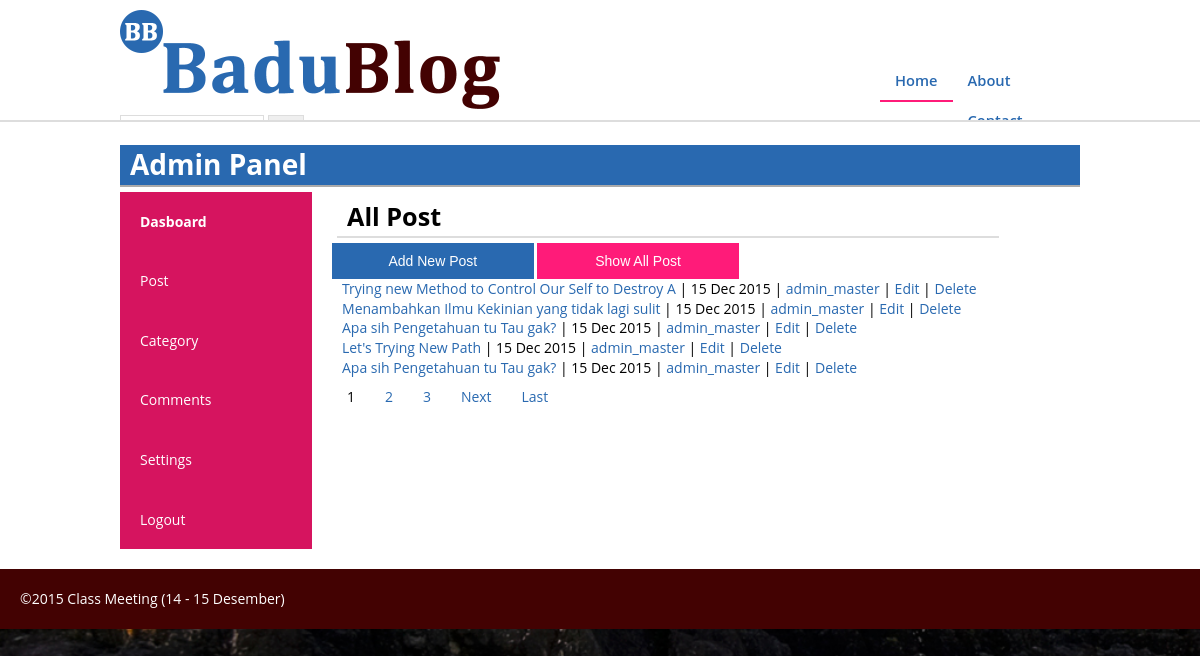
Screenshot of /admin.php?page=post with the database file from the repository.
### tables this page shows
CREATE TABLE IF NOT EXISTS `blog_artikel` (
  `artikel_id` int(11) NOT NULL AUTO_INCREMENT,
  `user_id` int(11) NOT NULL,
  `kategori_id` int(11) NOT NULL,
  `judul_artikel` varchar(50) NOT NULL,
  `tanggal_artikel` date NOT NULL,
  `img_artikel` text NOT NULL,
  `isi` text NOT NULL,
  PRIMARY KEY (`artikel_id`)
);

CREATE TABLE IF NOT EXISTS `blog_user` (
  `user_id` int(11) NOT NULL AUTO_INCREMENT,
  `username` varchar(32) NOT NULL,
  `password` varchar(32) NOT NULL,
  `email` text NOT NULL,
  PRIMARY KEY (`user_id`)
);

### inc/class.php (called while the page is built, shortened)
<?php
	class Blog{
		public function koneksi(){
			$koneksi = mysqli_connect("localhost","root","","lks_sekolah_2015");
			if($koneksi)
				return $koneksi;
		}
	}
?>

### admin.php (the view, shortened to what this page needs)
<?php
 require_once "inc/class.php";
 $blog->loginCek($_SESSION['admin']);
?>
<!DOCTYPE html>
<html>
<head>
<?php
 require_once "meta.php";
?>
</head>
<body>
<header>
<?php
 require_once "header.php";
?>
</header>
<section>
	<article class='post-view'>
			<h1>Admin Panel</h1>
				<nav class='panel'>
					<ul>
						<li class='selected'><a href='admin.php?page=dashboard'>Dasboard</a></li>
						<li><a href='admin.php?page=post'>Post</a></li>
						<li><a href='admin.php?page=category'>Category</a></li>
						<li><a href='admin.php?page=comments'>Comments</a></li>
						<li><a href='admin.php?page=set'>Settings</a></li>
						<li><a href='admin.php?page=logout'>Logout</a></li>
					</ul>
				</nav>
				<div class='panel-d'>
		<?php
			$pages = isset($_GET['page']) ? $_GET['page'] : "";
			switch($pages){
			?>
			<?php
				case "post":
				$opsi = isset($_GET['opsi']) ? $_GET['opsi'] : "";
				if($opsi == ""){
					$opsi = "view";
				}
				switch($opsi){
					case "view":
			?>
				<h2>All Post</h2>
				<div class='post-panel'>
				<button class='register'><a href='admin.php?page=post&opsi=add'>Add New Post</button>
				<button class='login'><a href='#'>Show All Post</a></button>
				<?php
					$sql = mysqli_query($blog->koneksi(), "SELECT a.artikel_id, a.judul_artikel, a.user_id, a.tanggal_artikel, b.username FROM blog_artikel AS a INNER JOIN blog_user AS b ON a.user_id=b.user_id ORDER BY tanggal_artikel DESC");
					if($sql){
						while($q = mysqli_fetch_array($sql)){
				?>
					<div class='post-list'>
						<a class='title' href='article.php?id=<?php echo $q['artikel_id'];?>' target="_blank"><?php echo $q['judul_artikel'];?></a>
						<span class='left'> | <?php echo date('d M Y', strtotime($q['tanggal_artikel']));?> | <a href='#'><?php echo $q['username'];?></a> | </span>
						<span class='right'>
							<a href='admin.php?page=post&opsi=edit&id=<?php echo $q['artikel_id'];?>'>Edit</a> |
							<a href='admin.php?page=post&opsi=del&id=<?php echo $q['artikel_id'];?>' onClick='return confirm("Apakah Kamu yakin ingin menghapus kategori '"<?php echo $q['judul_artikel'];?>"'")'>Delete</a>
						</span>
					</div>
				<?php
						}
					}
				?>
				<div class='paging'>
					<ul>
						<li class='selected'>1</li>
						<li><a href='admin.php?page=post&hal=2'>2</a></li>
						<li><a href='admin.php?page=post&hal=3'>3</a></li>
						<li><a href='admin.php?page=post&hal=2'>Next</a></li>
						<li><a href='admin.php?page=post&hal=99'>Last</a></li>
					</ul>
				</div>
			<?php
					break;
			?>
				<?php
				}
				break;
					?>
			<?php
			}
		?>
		</div>
	</article>
</section>
<footer>
<?php
 require_once "footer.php";
?>
</footer>
</body>
</html>

### inc/style.css (style rules this page uses)
* { margin: 0; padding: 0; border: none; vertical-align: baseline; max-width: 100% !important; font-size: 100%; }
*:after, *:before { box-sizing: border-box; -webkit-box-sizing: border-box; -moz-box-sizing: border-box; }
section, main, aside, footer, article, figure { display: block; }
h1 { font-size: 200%; }
h2 { font-size: 180%; }
h1, h2, h3, h4, h5, h6 { margin: 1.5em 0; font-weight: bold; }
.left { text-align: left; }
.right { text-align: right; }
body { font-size: 14px; line-height: 1.4em; font-weight: normal; font-family: 'Open Sans','Helvetica Neue', Helvetica, Arial, sans-serif; background-image: url('../assets/image/Lighthouse.jpg'); background-size: cover; background-attachment: fixed; background-repeat: no-repeat; word-wrap: break-word; }
a:link { text-decoration: none; color: #2969b0; }
header { background-color: white; width: 100%; position: fixed; overflow: hidden; top: 0; left: 0; height: 120px; z-index: 999; border-bottom: 2px solid #ddd; }
header .header, article, .wrapper { width: 80%; margin: 0 auto; overflow: hidden; }
button.login, button.register { padding: 10px 50px; width: 30%; }
button.register a, button.login a { color: white; font-weight: 500; }
button.register { background-color: #2969b0; }
button.login { background-color: #ff1b79; margin-right: 30px; }
nav.panel { width: 20%; float: left; }
nav.panel ul { background-color: #d6145f; }
nav.panel li { display: block; padding: 20px; }
nav.panel li.selected { font-weight: bold; }
nav.panel li a { color: white; }
.panel-d { float: left; width: 70%; margin-left: 20px; }
.panel-d ul { list-style: none; }
.panel-d h2 { margin: 5px; border-bottom: 2px solid #ddd; padding: 10px; }
section { width: 100%; background-color: #fff; border-top: 5px solid #2969b0; }
.post h1, article.post-view h1 { display: inline-block; background-color: #2969b0; color: white; padding: 20px; margin-top:0px; margin-bottom: 10px; }
.post h1:after, article.post-view h1 { clear: both; content: ""; display: block; }
article.post-view { margin-top: 140px; padding-bottom: 20px; }
article.post-view h1 { border-bottom: 2px solid #aaa; margin-bottom: 5px; padding: 10px; }
.paging ul { height: 40px; }
.paging li { display: inline; float: left; }
.paging li.selected, .paging li a { display: block; line-height: 40px; padding: 0 15px; }
.post-list a.title { margin-left: 10px; }
footer { background-color: #430202; padding: 20px; color: white; }

### rows the page displays
blog_artikel: judul_artikel "Trying new Method to Control Our Self to Destroy A", tanggal_artikel "15 Dec 2015", user.username "admin_master"
blog_artikel: judul_artikel "Menambahkan Ilmu Kekinian yang tidak lagi sulit", tanggal_artikel "15 Dec 2015", user.username "admin_master"
blog_artikel: judul_artikel "Apa sih Pengetahuan tu Tau gak?", tanggal_artikel "15 Dec 2015", user.username "admin_master"
blog_artikel: judul_artikel "Let's Trying New Path", tanggal_artikel "15 Dec 2015", user.username "admin_master"
blog_artikel: judul_artikel "Apa sih Pengetahuan tu Tau gak?", tanggal_artikel "15 Dec 2015", user.username "admin_master"
